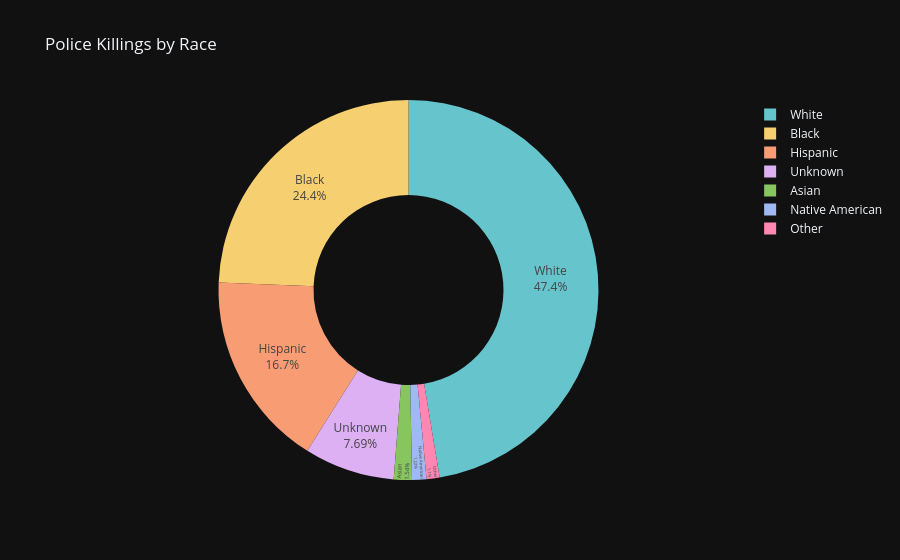

The notebook cell this image was saved under:
### Code cell
# Donut chart
race_mapping = {
    'W': 'White',
    'B': 'Black',
    'H': 'Hispanic',
    'A': 'Asian',
    'N': 'Native American',
    'O': 'Other',
    'Unknown': 'Unknown'
}
race_data = race_counts.reset_index()
race_data.columns = ['RaceCode', 'Count']
race_data['Race'] = race_data['RaceCode'].map(race_mapping).fillna(race_data['RaceCode'])

fig = px.pie(
    race_data,
    values='Count',
    names='Race',
    title='Police Killings by Race',
    hole=0.5,
    color_discrete_sequence=px.colors.qualitative.Pastel
)
fig.update_traces(textposition='inside', textinfo='percent+label')
fig.update_layout(template='plotly_dark')
# fig.show()

### Figure 1 — Plotly figure (JSON) as saved in the notebook; plotly's stock layout.template omitted (floating-point values rounded to 4 significant figures)
{"data": [{"domain": {"x": [0, 1], "y": [0, 1]}, "hole": 0.5, "hovertemplate": "Race=%{label}<br>Count=%{value}<extra></extra>", "labels": ["White", "Black", "Hispanic", "Unknown", "Asian", "Native American", "Other"], "legendgroup": "", "name": "", "showlegend": true, "textinfo": "percent+label", "textposition": "inside", "type": "pie", "values": [1201, 618, 423, 195, 39, 31, 28]}], "layout": {"legend": {"tracegroupgap": 0}, "piecolorway": ["rgb(102, 197, 204)", "rgb(246, 207, 113)", "rgb(248, 156, 116)", "rgb(220, 176, 242)", "rgb(135, 197, 95)", "rgb(158, 185, 243)", "rgb(254, 136, 177)", "rgb(201, 219, 116)", "rgb(139, 224, 164)", "rgb(180, 151, 231)", "rgb(179, 179, 179)"], "title": {"text": "Police Killings by Race"}}}
